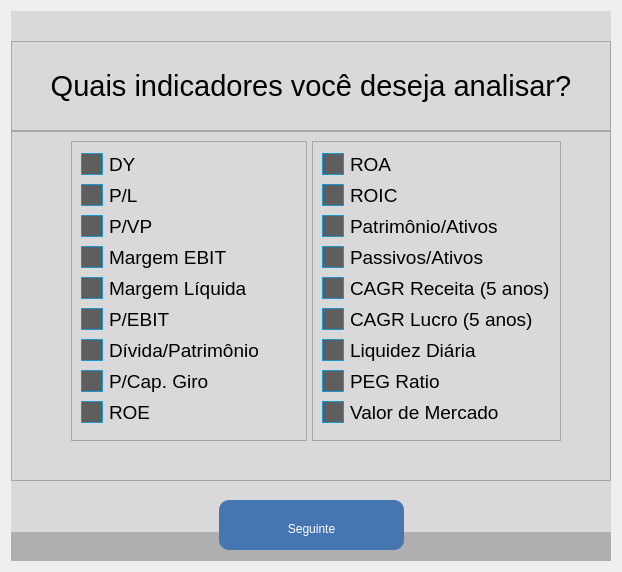
     <widget class="QWidget" name="stocksOptionsPage">
      <layout class="QHBoxLayout" name="horizontalLayout_4">
       <item>
        <widget class="QFrame" name="frame_10">
         <property name="minimumSize">
          <size>
           <width>600</width>
           <height>550</height>
          </size>
         </property>
         <property name="maximumSize">
          <size>
           <width>600</width>
           <height>600</height>
          </size>
         </property>
         <property name="styleSheet">
          <string notr="true">background-color: rgb(217, 217, 217);</string>
         </property>
         <property name="frameShape">
          <enum>QFrame::NoFrame</enum>
         </property>
         <property name="frameShadow">
          <enum>QFrame::Raised</enum>
         </property>
         <layout class="QVBoxLayout" name="verticalLayout_12">
          <property name="spacing">
           <number>0</number>
          </property>
          <property name="leftMargin">
           <number>0</number>
          </property>
          <property name="topMargin">
           <number>0</number>
          </property>
          <property name="rightMargin">
           <number>0</number>
          </property>
          <property name="bottomMargin">
           <number>0</number>
          </property>
          <item>
           <spacer name="verticalSpacer_4">
            <property name="orientation">
             <enum>Qt::Vertical</enum>
            </property>
            <property name="sizeType">
             <enum>QSizePolicy::Fixed</enum>
            </property>
            <property name="sizeHint" stdset="0">
             <size>
              <width>20</width>
              <height>30</height>
             </size>
            </property>
           </spacer>
          </item>
          <item>
           <widget class="QFrame" name="frame_16">
            <property name="maximumSize">
             <size>
              <width>16777215</width>
              <height>90</height>
             </size>
            </property>
            <property name="frameShape">
             <enum>QFrame::StyledPanel</enum>
            </property>
            <property name="frameShadow">
             <enum>QFrame::Raised</enum>
            </property>
            <layout class="QHBoxLayout" name="horizontalLayout_15">
             <item>
              <widget class="QLabel" name="label_65">
               <property name="font">
                <font>
                 <pointsize>22</pointsize>
                </font>
               </property>
               <property name="text">
                <string>Quais indicadores você deseja analisar?</string>
               </property>
               <property name="alignment">
                <set>Qt::AlignCenter</set>
               </property>
              </widget>
             </item>
            </layout>
           </widget>
          </item>
          <item>
           <widget class="QFrame" name="InformationFrame_3">
            <property name="frameShape">
             <enum>QFrame::StyledPanel</enum>
            </property>
            <property name="frameShadow">
             <enum>QFrame::Raised</enum>
            </property>
            <layout class="QVBoxLayout" name="verticalLayout_15">
             <item>
              <widget class="QFrame" name="GenderBox_3">
               <property name="styleSheet">
                <string notr="true">QCheckBox::indicator{
	background: #5E5E5E;
	border: 1px solid rgba(0, 170, 255, 0.71);
	height: 20px;
	width: 20px;

}

QCheckBox::indicator:checked{
	background: rgba(50, 170, 255, 0.58);
	height: 20px;
	width: 20px;
}

</string>
               </property>
               <property name="frameShape">
                <enum>QFrame::NoFrame</enum>
               </property>
               <property name="frameShadow">
                <enum>QFrame::Raised</enum>
               </property>
               <layout class="QHBoxLayout" name="horizontalLayout_5">
                <property name="spacing">
                 <number>5</number>
                </property>
                <property name="leftMargin">
                 <number>50</number>
                </property>
                <property name="topMargin">
                 <number>0</number>
                </property>
                <property name="rightMargin">
                 <number>40</number>
                </property>
                <property name="bottomMargin">
                 <number>0</number>
                </property>
                <item>
                 <widget class="QFrame" name="frame_6">
                  <property name="frameShape">
                   <enum>QFrame::StyledPanel</enum>
                  </property>
                  <property name="frameShadow">
                   <enum>QFrame::Raised</enum>
                  </property>
                  <layout class="QVBoxLayout" name="verticalLayout_4">
                   <item>
                    <widget class="QCheckBox" name="DY">
                     <property name="minimumSize">
                      <size>
                       <width>0</width>
                       <height>0</height>
                      </size>
                     </property>
                     <property name="font">
                      <font>
                       <family>Segoe UI</family>
                       <pointsize>14</pointsize>
                       <italic>false</italic>
                       <bold>false</bold>
                      </font>
                     </property>
                     <property name="styleSheet">
                      <string notr="true">font: 14pt &quot;Segoe UI&quot;;</string>
                     </property>
                     <property name="text">
                      <string>DY</string>
                     </property>
                     <property name="iconSize">
                      <size>
                       <width>31</width>
                       <height>30</height>
                      </size>
                     </property>
                     <property name="autoExclusive">
                      <bool>false</bool>
                     </property>
                    </widget>
                   </item>
                   <item>
                    <widget class="QCheckBox" name="PL">
                     <property name="font">
                      <font>
                       <family>Segoe UI</family>
                       <pointsize>14</pointsize>
                       <italic>false</italic>
                       <bold>false</bold>
                      </font>
                     </property>
                     <property name="styleSheet">
                      <string notr="true">font: 14pt &quot;Segoe UI&quot;;</string>
                     </property>
                     <property name="text">
                      <string>P/L</string>
                     </property>
                     <property name="autoExclusive">
                      <bool>false</bool>
                     </property>
                    </widget>
                   </item>
                   <item>
                    <widget class="QCheckBox" name="PVP">
                     <property name="font">
                      <font>
                       <family>Segoe UI</family>
                       <pointsize>14</pointsize>
                       <italic>false</italic>
                       <bold>false</bold>
                      </font>
                     </property>
                     <property name="styleSheet">
                      <string notr="true">font: 14pt &quot;Segoe UI&quot;;</string>
                     </property>
                     <property name="text">
                      <string>P/VP</string>
                     </property>
                     <property name="autoExclusive">
                      <bool>false</bool>
                     </property>
                    </widget>
                   </item>
                   <item>
                    <widget class="QCheckBox" name="MargemEbit">
                     <property name="font">
                      <font>
                       <family>Segoe UI</family>
                       <pointsize>14</pointsize>
                       <italic>false</italic>
                       <bold>false</bold>
                      </font>
                     </property>
                     <property name="styleSheet">
                      <string notr="true">font: 14pt &quot;Segoe UI&quot;;</string>
                     </property>
                     <property name="text">
                      <string>Margem EBIT</string>
                     </property>
                     <property name="autoExclusive">
                      <bool>false</bool>
                     </property>
                    </widget>
                   </item>
                   <item>
                    <widget class="QCheckBox" name="Margem">
                     <property name="font">
                      <font>
                       <family>Segoe UI</family>
                       <pointsize>14</pointsize>
                       <italic>false</italic>
                       <bold>false</bold>
                      </font>
                     </property>
                     <property name="styleSheet">
                      <string notr="true">font: 14pt &quot;Segoe UI&quot;;</string>
                     </property>
                     <property name="text">
                      <string>Margem Líquida</string>
                     </property>
                     <property name="autoExclusive">
                      <bool>false</bool>
                     </property>
                    </widget>
                   </item>
                   <item>
                    <widget class="QCheckBox" name="P_EBIT">
                     <property name="font">
                      <font>
                       <family>Segoe UI</family>
                       <pointsize>14</pointsize>
                       <italic>false</italic>
                       <bold>false</bold>
                      </font>
                     </property>
                     <property name="styleSheet">
                      <string notr="true">font: 14pt &quot;Segoe UI&quot;;</string>
                     </property>
                     <property name="text">
                      <string>P/EBIT</string>
                     </property>
                     <property name="autoExclusive">
                      <bool>false</bool>
                     </property>
                    </widget>
                   </item>
                   <item>
                    <widget class="QCheckBox" name="Divida_Pat">
                     <property name="font">
                      <font>
                       <family>Segoe UI</family>
                       <pointsize>14</pointsize>
                       <italic>false</italic>
                       <bold>false</bold>
                      </font>
                     </property>
                     <property name="styleSheet">
                      <string notr="true">font: 14pt &quot;Segoe UI&quot;;</string>
                     </property>
                     <property name="text">
                      <string>Dívida/Patrimônio</string>
                     </property>
                     <property name="autoExclusive">
                      <bool>false</bool>
                     </property>
                    </widget>
                   </item>
                   <item>
                    <widget class="QCheckBox" name="P_Cap">
                     <property name="font">
                      <font>
                       <family>Segoe UI</family>
                       <pointsize>14</pointsize>
                       <italic>false</italic>
                       <bold>false</bold>
                      </font>
                     </property>
                     <property name="styleSheet">
                      <string notr="true">font: 14pt &quot;Segoe UI&quot;;</string>
                     </property>
                     <property name="text">
                      <string>P/Cap. Giro</string>
                     </property>
                     <property name="autoExclusive">
                      <bool>false</bool>
                     </property>
                    </widget>
                   </item>
                   <item>
                    <widget class="QCheckBox" name="ROE">
                     <property name="font">
                      <font>
                       <family>Segoe UI</family>
                       <pointsize>14</pointsize>
                       <italic>false</italic>
                       <bold>false</bold>
                      </font>
                     </property>
                     <property name="styleSheet">
                      <string notr="true">font: 14pt &quot;Segoe UI&quot;;</string>
                     </property>
                     <property name="text">
                      <string>ROE</string>
                     </property>
                     <property name="autoExclusive">
                      <bool>false</bool>
                     </property>
                    </widget>
                   </item>
                  </layout>
                 </widget>
                </item>
                <item>
                 <widget class="QFrame" name="frame_5">
                  <property name="frameShape">
                   <enum>QFrame::StyledPanel</enum>
                  </property>
                  <property name="frameShadow">
                   <enum>QFrame::Raised</enum>
                  </property>
                  <layout class="QVBoxLayout" name="verticalLayout_3">
                   <item>
                    <widget class="QCheckBox" name="ROA">
                     <property name="minimumSize">
                      <size>
                       <width>0</width>
                       <height>0</height>
                      </size>
                     </property>
                     <property name="font">
                      <font>
                       <family>Segoe UI</family>
                       <pointsize>14</pointsize>
                       <italic>false</italic>
                       <bold>false</bold>
                      </font>
                     </property>
                     <property name="styleSheet">
                      <string notr="true">font: 14pt &quot;Segoe UI&quot;;</string>
                     </property>
                     <property name="text">
                      <string>ROA</string>
                     </property>
                     <property name="iconSize">
                      <size>
                       <width>31</width>
                       <height>30</height>
                      </size>
                     </property>
                     <property name="autoExclusive">
                      <bool>false</bool>
                     </property>
                    </widget>
                   </item>
                   <item>
                    <widget class="QCheckBox" name="ROIC">
                     <property name="font">
                      <font>
                       <family>Segoe UI</family>
                       <pointsize>14</pointsize>
                       <italic>false</italic>
                       <bold>false</bold>
                      </font>
                     </property>
                     <property name="styleSheet">
                      <string notr="true">font: 14pt &quot;Segoe UI&quot;;</string>
                     </property>
                     <property name="text">
                      <string>ROIC</string>
                     </property>
                     <property name="autoExclusive">
                      <bool>false</bool>
                     </property>
                    </widget>
                   </item>
                   <item>
                    <widget class="QCheckBox" name="PatAti">
                     <property name="font">
                      <font>
                       <family>Segoe UI</family>
                       <pointsize>14</pointsize>
                       <italic>false</italic>
                       <bold>false</bold>
                      </font>
                     </property>
                     <property name="styleSheet">
                      <string notr="true">font: 14pt &quot;Segoe UI&quot;;</string>
                     </property>
                     <property name="text">
                      <string>Patrimônio/Ativos</string>
                     </property>
                     <property name="autoExclusive">
                      <bool>false</bool>
                     </property>
                    </widget>
                   </item>
                   <item>
                    <widget class="QCheckBox" name="PasAti">
                     <property name="font">
                      <font>
                       <family>Segoe UI</family>
                       <pointsize>14</pointsize>
                       <italic>false</italic>
                       <bold>false</bold>
                      </font>
                     </property>
                     <property name="styleSheet">
                      <string notr="true">font: 14pt &quot;Segoe UI&quot;;</string>
                     </property>
                     <property name="text">
                      <string>Passivos/Ativos</string>
                     </property>
                     <property name="autoExclusive">
                      <bool>false</bool>
                     </property>
                    </widget>
                   </item>
                   <item>
                    <widget class="QCheckBox" name="CAGRR">
                     <property name="font">
                      <font>
                       <family>Segoe UI</family>
                       <pointsize>14</pointsize>
                       <italic>false</italic>
                       <bold>false</bold>
                      </font>
                     </property>
                     <property name="styleSheet">
                      <string notr="true">font: 14pt &quot;Segoe UI&quot;;</string>
                     </property>
                     <property name="text">
                      <string>CAGR Receita (5 anos)</string>
                     </property>
                     <property name="autoExclusive">
                      <bool>false</bool>
                     </property>
                    </widget>
                   </item>
                   <item>
                    <widget class="QCheckBox" name="CAGRL">
                     <property name="font">
                      <font>
                       <family>Segoe UI</family>
                       <pointsize>14</pointsize>
                       <italic>false</italic>
                       <bold>false</bold>
                      </font>
                     </property>
                     <property name="styleSheet">
                      <string notr="true">font: 14pt &quot;Segoe UI&quot;;</string>
                     </property>
                     <property name="text">
                      <string>CAGR Lucro (5 anos)</string>
                     </property>
                     <property name="autoExclusive">
                      <bool>false</bool>
                     </property>
                    </widget>
                   </item>
                   <item>
                    <widget class="QCheckBox" name="Liquidez">
                     <property name="font">
                      <font>
                       <family>Segoe UI</family>
                       <pointsize>14</pointsize>
                       <italic>false</italic>
                       <bold>false</bold>
                      </font>
                     </property>
                     <property name="styleSheet">
                      <string notr="true">font: 14pt &quot;Segoe UI&quot;;</string>
                     </property>
                     <property name="text">
                      <string>Liquidez Diária</string>
                     </property>
                     <property name="autoExclusive">
                      <bool>false</bool>
                     </property>
                    </widget>
                   </item>
                   <item>
                    <widget class="QCheckBox" name="PEG">
                     <property name="font">
                      <font>
                       <family>Segoe UI</family>
                       <pointsize>14</pointsize>
                       <italic>false</italic>
                       <bold>false</bold>
                      </font>
                     </property>
                     <property name="styleSheet">
                      <string notr="true">font: 14pt &quot;Segoe UI&quot;;</string>
                     </property>
                     <property name="text">
                      <string>PEG Ratio</string>
                     </property>
                     <property name="autoExclusive">
                      <bool>false</bool>
                     </property>
                    </widget>
                   </item>
                   <item>
                    <widget class="QCheckBox" name="Valor">
                     <property name="font">
                      <font>
                       <family>Segoe UI</family>
                       <pointsize>14</pointsize>
                       <italic>false</italic>
                       <bold>false</bold>
                      </font>
                     </property>
                     <property name="styleSheet">
                      <string notr="true">font: 14pt &quot;Segoe UI&quot;;</string>
                     </property>
                     <property name="text">
                      <string>Valor de Mercado</string>
                     </property>
                     <property name="autoExclusive">
                      <bool>false</bool>
                     </property>
                    </widget>
                   </item>
                  </layout>
                 </widget>
                </item>
               </layout>
              </widget>
             </item>
             <item>
              <spacer name="verticalSpacer_6">
               <property name="orientation">
                <enum>Qt::Vertical</enum>
               </property>
               <property name="sizeType">
                <enum>QSizePolicy::Fixed</enum>
               </property>
               <property name="sizeHint" stdset="0">
                <size>
                 <width>20</width>
                 <height>30</height>
                </size>
               </property>
              </spacer>
             </item>
            </layout>
           </widget>
          </item>
          <item>
           <widget class="QFrame" name="ButtonFrame_3">
            <property name="maximumSize">
             <size>
              <width>16777215</width>
              <height>80</height>
             </size>
            </property>
            <property name="styleSheet">
             <string notr="true">background-color: qlineargradient(spread:pad, x1:0.5, y1:0.5, x2:0.5, y2:1, stop:0.2746 rgba(217, 217, 217, 255), stop:0.287185 rgba(175, 175, 175, 255));
padding-top:8px;

</string>
            </property>
            <property name="frameShape">
             <enum>QFrame::NoFrame</enum>
            </property>
            <property name="frameShadow">
             <enum>QFrame::Raised</enum>
            </property>
            <layout class="QHBoxLayout" name="horizontalLayout_21">
             <property name="spacing">
              <number>0</number>
             </property>
             <property name="leftMargin">
              <number>0</number>
             </property>
             <property name="topMargin">
              <number>0</number>
             </property>
             <property name="rightMargin">
              <number>0</number>
             </property>
             <property name="bottomMargin">
              <number>0</number>
             </property>
             <item>
              <spacer name="horizontalSpacer_8">
               <property name="orientation">
                <enum>Qt::Horizontal</enum>
               </property>
               <property name="sizeHint" stdset="0">
                <size>
                 <width>40</width>
                 <height>20</height>
                </size>
               </property>
              </spacer>
             </item>
             <item>
              <widget class="QPushButton" name="stocksOptions">
               <property name="minimumSize">
                <size>
                 <width>185</width>
                 <height>50</height>
                </size>
               </property>
               <property name="maximumSize">
                <size>
                 <width>185</width>
                 <height>50</height>
                </size>
               </property>
               <property name="styleSheet">
                <string notr="true">QPushButton {
	background-color: rgb(69, 118, 178);
	color: rgb(255, 255, 255);
	font: 22pt &quot;Arial&quot;;
	border-radius: 10px;
}

QPushButton:hover {
	border: 3px solid rgba(0, 170, 255, 0.71);
}

QPushButton:pressed {
	border: 3px solid rgba(0, 170, 255, 0.71);
    background-color:rgb(98, 168, 254);
}</string>
               </property>
               <property name="text">
                <string>Seguinte</string>
               </property>
              </widget>
             </item>
             <item>
              <spacer name="horizontalSpacer_9">
               <property name="orientation">
                <enum>Qt::Horizontal</enum>
               </property>
               <property name="sizeHint" stdset="0">
                <size>
                 <width>40</width>
                 <height>20</height>
                </size>
               </property>
              </spacer>
             </item>
            </layout>
           </widget>
          </item>
         </layout>
        </widget>
       </item>
      </layout>
     </widget>
